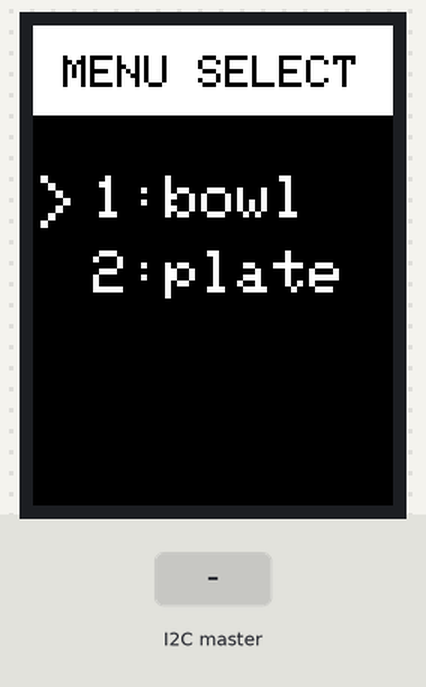
This sketch was run on a simulated Arduino Uno, built with avr-gcc and run on an emulated ATmega328P. On the bench: 240×320 colour display. The inputs (shaded band) are chosen by the test bench. What the sketch prints to the serial monitor is not drawn.

Above: at 1.46 s.
1.5 s: the I2C master sends the byte 4
At 1.74 s:
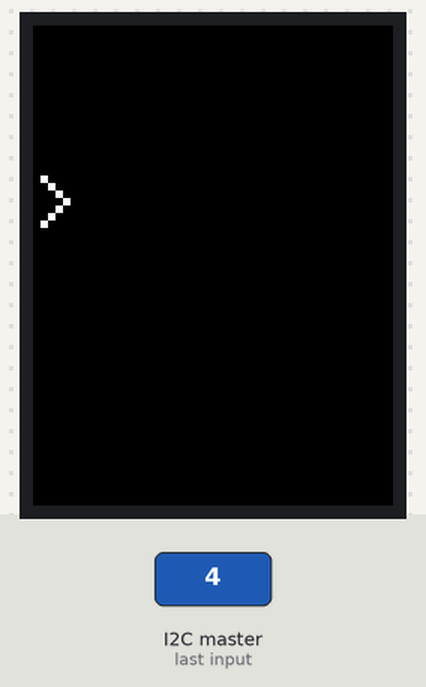
At 2.15 s:
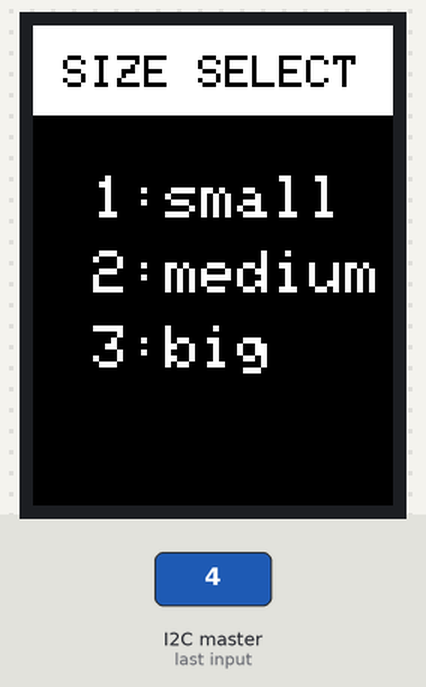
3.3 s: the I2C master sends the byte 3
At 3.55 s:
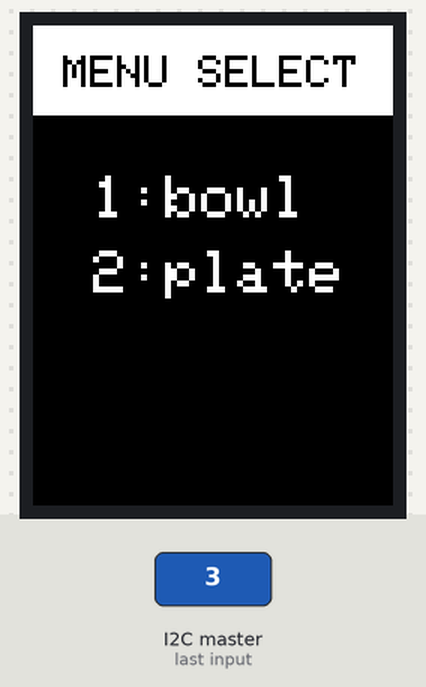

Measured:
- after the input at 1.5 s, the display: first differs from a run without the input after 0.12 s (image 1 shows a later state)
- after the input at 3.3 s, the display: first changes after 0.07 s (image 3 shows a later state)

The sketch:

tft_slave_v2.0.ino
```cpp
#include <MCUFRIEND_kbv.h>
#include <Adafruit_GFX.h> // Core graphics library

#include <Wire.h>

// Define Slave I2C Address
#define SLAVE_ADDR 5

// Define Slave answer size
#define ANSWERSIZE 3

// Define string with response to Master

#define LCD_RESET 1 // Can alternately just connect to Arduino's reset pin
#define LCD_CS A3 // Chip Select goes to Analog 3
#define LCD_CD A2 // Command/Data goes to Analog 2
#define LCD_WR A1 // LCD Write goes to Analog 1
#define LCD_RD A0 // LCD Read goes to Analog 0

// Assign human-readable names to some common 16-bit color values:
#define BLACK 0x0000
#define BLUE 0x001F
#define RED 0xF800
#define GREEN 0x07E0
#define CYAN 0x07FF
#define MAGENTA 0xF81F
#define YELLOW 0xFFE0
#define WHITE 0xFFFF

// resolution is around 300 * 280

MCUFRIEND_kbv tft;

int menu = 0;
String mode_sel_name[2] = {"bowl","plate"};
String mode_sel_name2[3] = {"small","medium","big"};
int sel_arrow = 0;
String read_but = "";
bool warning = false;


void receiveEvent() {

  // Read while data received
  byte x;
  while (0 < Wire.available()) {
    x = Wire.read();
  }
  read_but = String(x);
  // Print to Serial Monitor
  Serial.println("Receive event");
  Serial.println("x : "+String(x));

}

void requestEvent() {

  // Setup byte variable in the correct size
  byte response[ANSWERSIZE];
  String answer = String(sel_arrow);
  // Format answer as array
  for (byte i=0;i<ANSWERSIZE;i++) {
     response[i] = (byte)answer.charAt(i);
  }

  // Send response back to Master
  Wire.write(response,sizeof(response));

  // Print to Serial Monitor
  Serial.println("Request event");
}


void clear_arrow() {
  for (int i = 100; i < 300; i+=50) {
    tft.setTextColor(BLACK);
    tft.setTextSize(5);
    tft.setCursor(0, i);
    tft.print(">");
  }
}

void displayWarning(){

  tft.setTextColor(WHITE);
  tft.setTextSize(4);
  tft.setCursor(50, 100);
  tft.println(" CLOSE THE WINDOWS");
  tft.println(" PlEASE ...");

}


void displayData() {
  if (menu == 0) {
    tft.reset();
    int16_t box_x = 0;
    int16_t box_y = 0;
    int16_t box_width = 300;
    int16_t box_height = 60;
    tft.fillRect(box_x, box_y, box_width, box_height, WHITE); // Draw a white rectangle
    tft.setTextColor(BLACK);
    tft.setTextSize(3);
    tft.setCursor(20, 20);
    tft.print("MENU SELECT");

    tft.setTextColor(WHITE);
    tft.setTextSize(4);
    tft.setCursor(40, 100);
    tft.print("1:" + mode_sel_name[0] + "");
    tft.setCursor(40, 150);
    tft.print("2:" + mode_sel_name[1] + "");

  }
  if(menu == 1){
    tft.reset();
    int16_t box_x = 0;
    int16_t box_y = 0;
    int16_t box_width = 300;
    int16_t box_height = 60;
    tft.fillRect(box_x, box_y, box_width, box_height, WHITE); // Draw a white rectangle
    tft.setTextColor(BLACK);
    tft.setTextSize(3);
    tft.setCursor(20, 20);
    tft.print("SIZE SELECT");

    tft.setTextColor(WHITE);
    tft.setTextSize(4);
    tft.setCursor(40, 100);
    tft.print("1:" + mode_sel_name2[0] + "");
    tft.setCursor(40, 150);
    tft.print("2:" + mode_sel_name2[1] + "");
    tft.setCursor(40, 200);
    tft.print("3:" + mode_sel_name2[2] + "");
  }
  if(menu == 2){
    tft.setTextColor(WHITE);
    tft.setTextSize(4);
    tft.setCursor(20, 200);
    tft.print("Process.");
  }

}

void sel_menu(){
  delay(60);

  Serial.print("sel_arrow : ");
  Serial.println(sel_arrow);

  Serial.print("reaad_but : ");
  Serial.println(read_but);
  if(menu == 0){
    delay(20);
    tft.setTextColor(WHITE);
    tft.setTextSize(5);

    sel_arrow = sel_arrow % 200;
    if(sel_arrow == 0)sel_arrow = 100;

    tft.setCursor(0,sel_arrow);
    tft.print(">");

    if(read_but == "1" ){
      clear_arrow();
      sel_arrow += 50;
    }
    else if(read_but == "2" ){
      if(sel_arrow == 50)sel_arrow =150;
      clear_arrow();
      sel_arrow -= 50;
    }
    else if(read_but == "3"){
      //
    }
    else if(read_but == "4"){
      clear_arrow();
      tft.reset();
      tft.fillScreen(BLACK);
      menu = 1;
      read_but = "0";
      Serial.println("DONEEEEEEE");
      delay(20);
    }
  }

  if(menu == 1){
    delay(20);
    tft.setTextColor(WHITE);
    tft.setTextSize(5);

    sel_arrow = sel_arrow % 250;
    if(sel_arrow == 0)sel_arrow = 100;

    tft.setCursor(0,sel_arrow);
    tft.print(">");

    if(read_but == "1" ){
      clear_arrow();
      sel_arrow += 50;
    }
    if(read_but == "2" ){
      if(sel_arrow == 50)sel_arrow =150;
      clear_arrow();
      sel_arrow -= 50;
    }
    if(read_but == "3"){
      clear_arrow();
      tft.reset();
      tft.fillScreen(BLACK);
      menu = 0;
      read_but = "0";
      delay(20);
    }
    if(read_but == "4"){
      clear_arrow();
      tft.reset();
      tft.fillScreen(BLACK);
      menu = 2;
      read_but = "0";
      delay(20);
    }
  }

  if(menu == 2){
    delay(20);
    if(read_but == "3" ){
      tft.reset();
      tft.fillScreen(BLACK);
      menu = 0;
      read_but = "0";
    }
  }

}


void setup(void) {

  // Initialize I2C communications as Slave
  Wire.begin(SLAVE_ADDR);

  Serial.begin(9600);
  Serial.println(F("TFT LCD test"));

  tft.reset();

  uint16_t identifier = tft.readID();
  tft.begin(identifier);
  tft.fillScreen(BLACK);
  tft.setRotation(4);
  // tft.setTextColor(WHITE);
  // tft.setTextSize(6);
  // Set up Timer1 interrupt

}

void loop(void) {
  displayData();
  //Function to run when data requested from master
  Wire.onRequest(requestEvent);
  //Function to run when data received from master
  Wire.onReceive(receiveEvent);

  Serial.println("read but is : "+String(menu));
  Serial.println(read_but);
  sel_menu();

  delay(60);
  read_but = "0";
  clear_arrow();
}
```
